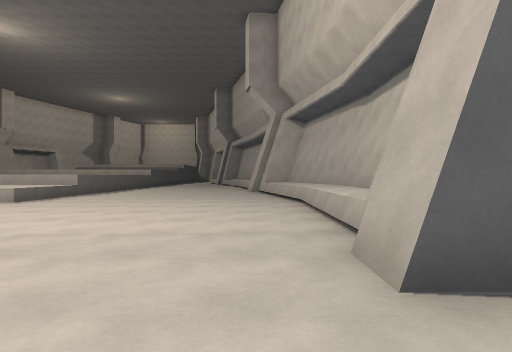
View 1 (above)

22 first-person views from a walk through a 3-D level made in the Unity game engine. The camera is 1.3 m above the floor, looks level and sees 80° across. The floor is counted in squares, 2 m on a side. Each view is taken from the middle of a square. On the plan, view 1 faces up. The plan holds only what a view shows up to about 10 squares ahead; the rest is blank. The place goes on beyond the plan. The player is left out.

View 2
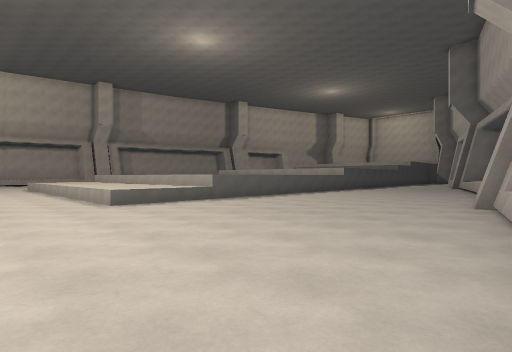

View 3
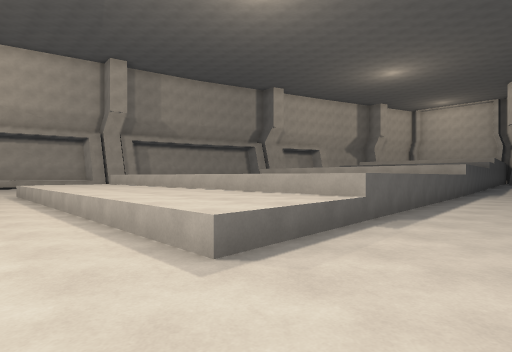

View 4
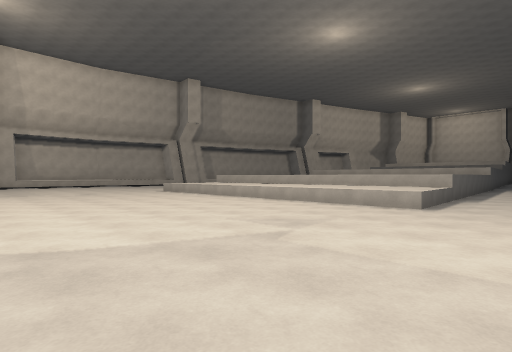

View 5
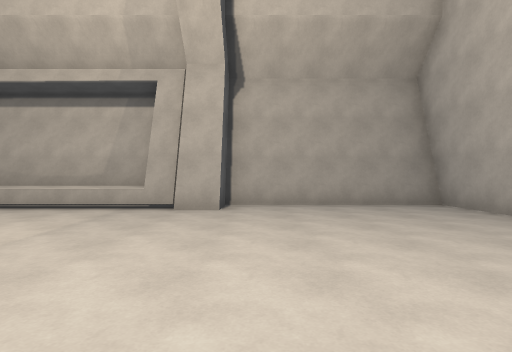

View 6
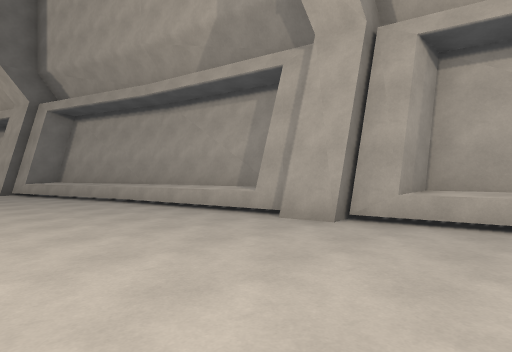

View 7
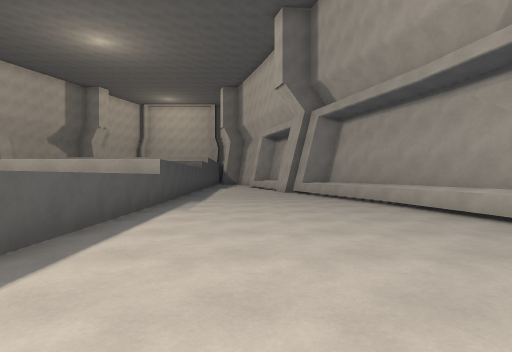

View 8
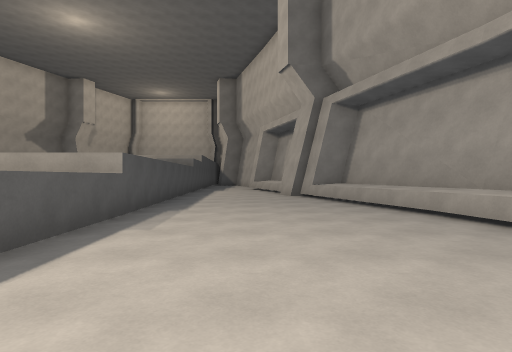

View 9
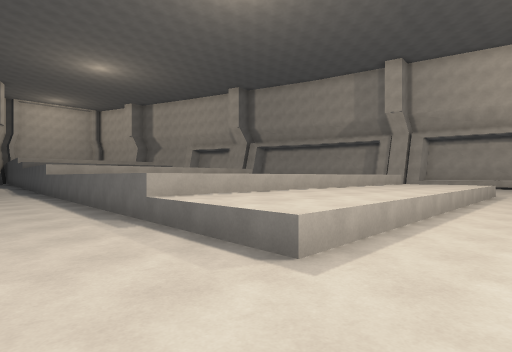

View 10
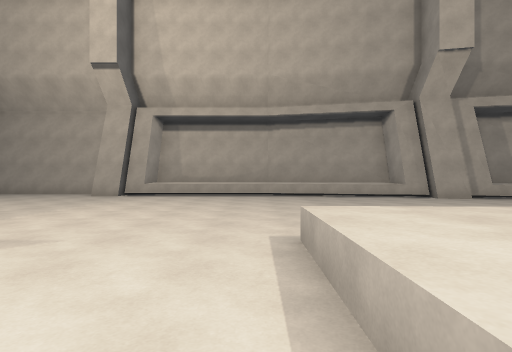

View 11
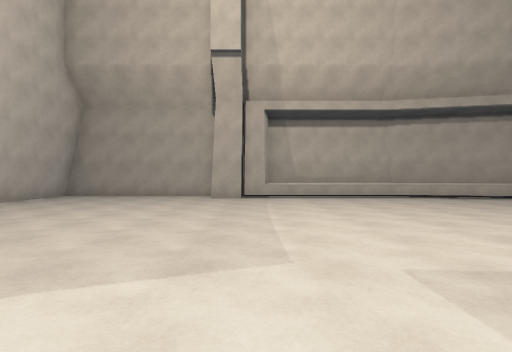

View 12
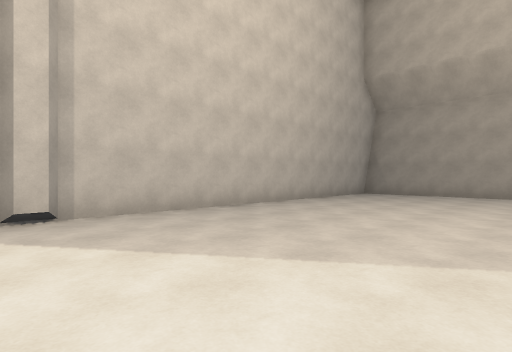

View 13
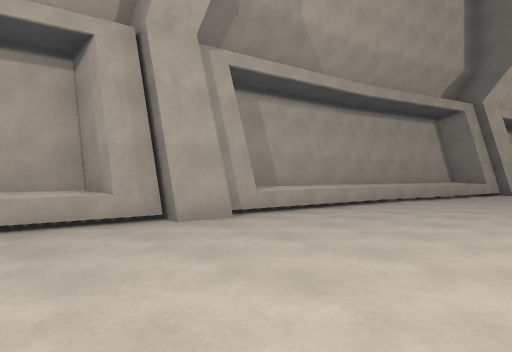

View 14
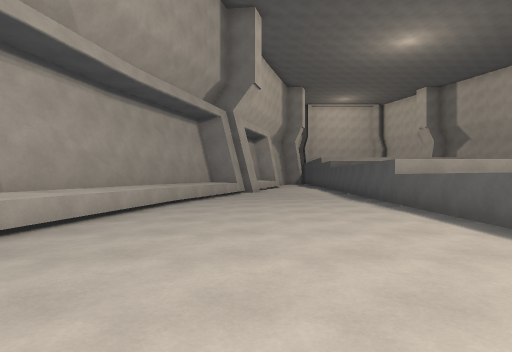

View 15
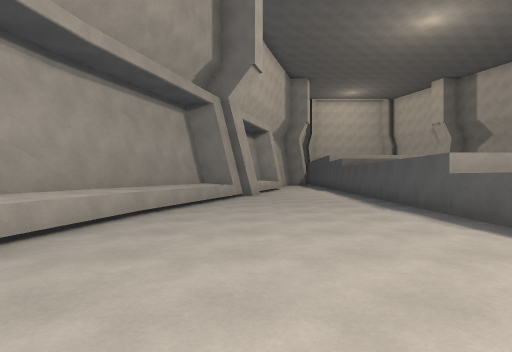

View 16
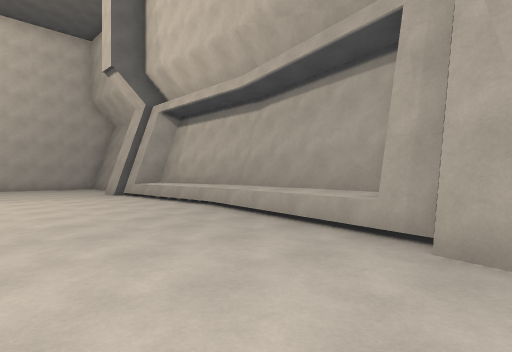

View 17
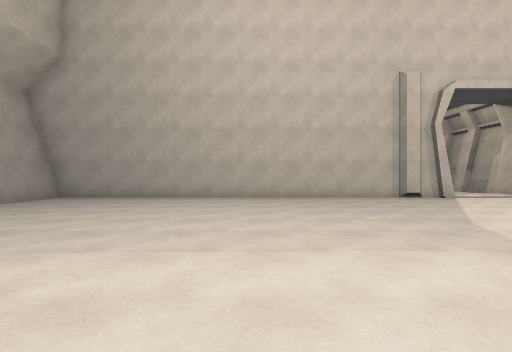

View 18
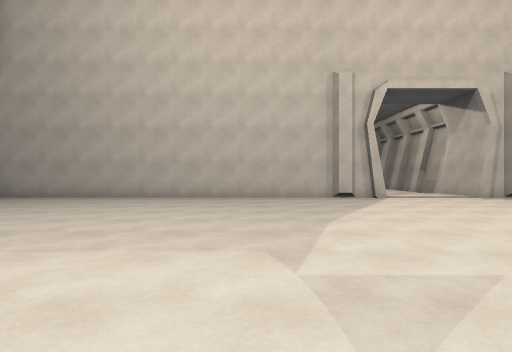

View 19
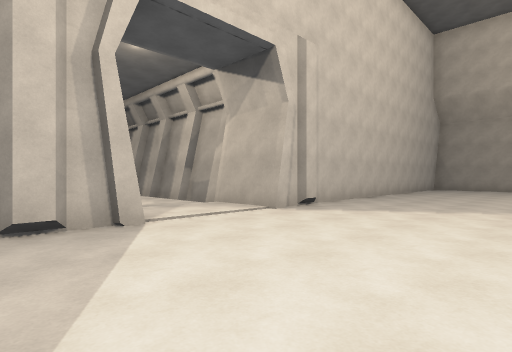

View 20
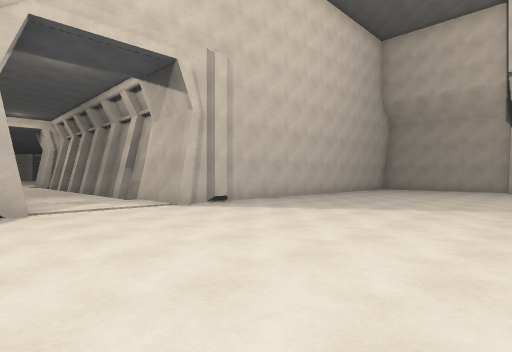

View 21
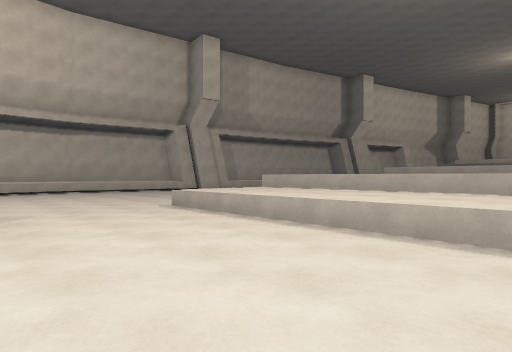

View 22
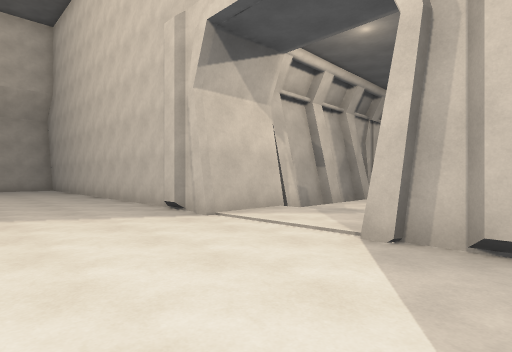

### Floor plan
Key: @ floor where view 1 was taken; # wall or solid block; . floor; / step, stairs or slope; ^ raised ledge.
Columns run from 24 left of view 1 to 2 right of it. Each row starts with its distance up from view 1.
 23     ##...#       #...##
 22    ##....#       #....##
 21    #^....#       #....^#
 20   #^.....#       #.....##
 19   #^.....#       #.....^#
 18   #^.....###  ####.....^#
 17   #......^       ^......#
 16  #^......^       ^......^#
 15  #^......^       ^......^#
 14  ##.....^         ^.....#
 13  ##.....^         ^.....##
 12  #......^         ^......#
 11 #^......^         ^......^#
 10 #^......^^^^^^^^^^^......^#
  9 #^......^^^^^^^^^^^......^#
  8 #^......^^^^^^^^^^^......^#
  7 #.........................#
  6 #.........................#
  5 #.........................#
  4 #.........................#
  3 #.........................#
  2 ##.......................##
  1 #.........................#
  0 #.......................@.#
 -1 #.........................#
 -2 #.........................#
 -3 #.........##../#..........#
 -4            #../##
 -5            #../#
 -6            #../#
 -7            #../#

Positions as (right, up) in squares from view 1, and headings:
1: (0, 0), facing up
2: (1, 5), facing up-left
3: (-4, 6), facing up-left
4: (-4, 1), facing up-left
5: (-5, 1), facing right
6: (-4, 10), facing up-right
7: (-4, 11), facing up
8: (-4, 13), facing up
9: (-18, 6), facing up-right
10: (-13, 7), facing left
11: (-14, 3), facing left
12: (-13, 2), facing down-left
13: (-18, 10), facing up-left
14: (-19, 11), facing up
15: (-19, 13), facing up
16: (-19, 13), facing down-left
17: (-4, 6), facing down
18: (-6, 6), facing down
19: (-8, 1), facing down-left
20: (-9, 3), facing down-left
21: (-10, 4), facing up-left
22: (-14, 0), facing down-right
